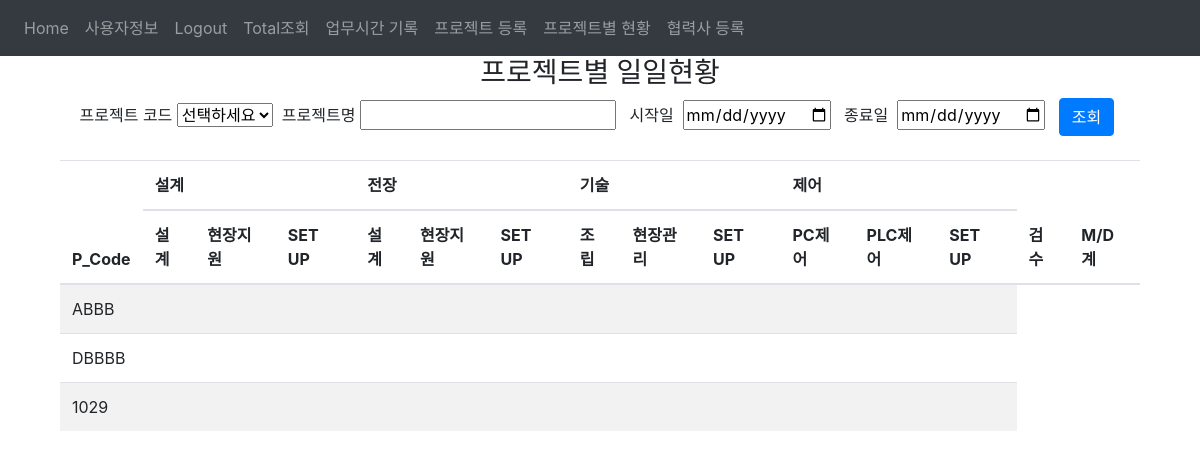
The page /project_view (signed in) on the database as committed earlier.
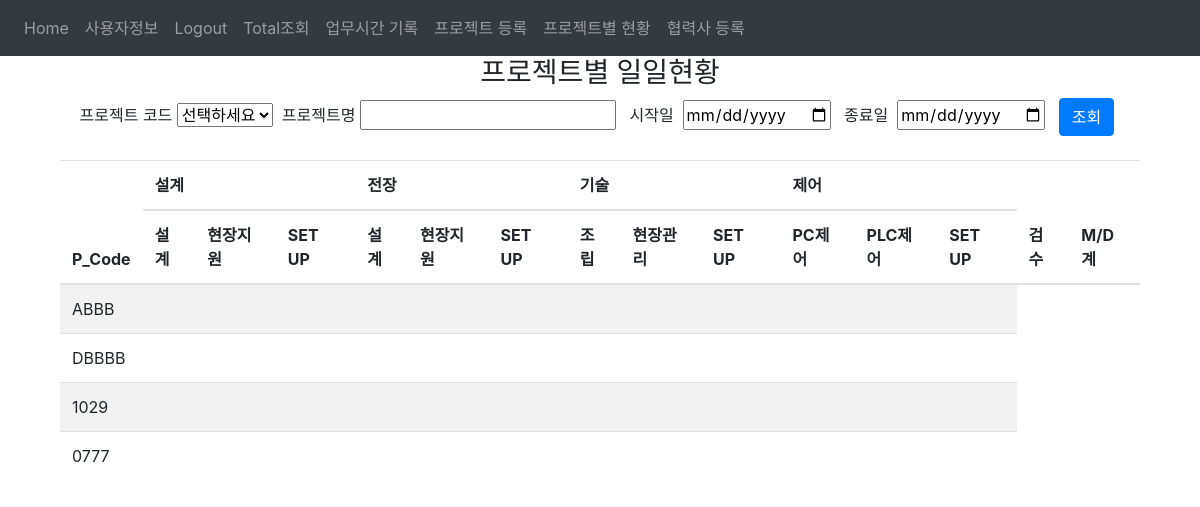
The same page on the database as committed later.
### website/models.py (models this page shows)
class Project(db.Model):                                              #새 프로젝트를 생성한다.(관리자) 1번
    pid = db.Column(db.Integer, primary_key=True)                     #DB primary_key ID
    pcode = db.Column(db.String(50), unique=True, nullable=False)     #프로젝트 코드
    pname = db.Column(db.String(100), nullable=False)                 #프로젝트 이름
    startdate = db.Column(db.String(50))                              #시작일자
    enddate = db.Column(db.String(50))                                #종료일자
    pdesc = db.Column(db.String(100))                                 #프로젝트 설명
    date = db.Column(db.DateTime(timezone=True), default=func.now())  #등록일자 timestamp
    user_id = db.Column(db.Integer, db.ForeignKey('user.id'))         #외래키 연동

### website/views.py (the view)
@views.route('/project_view', methods=['GET', 'POST'])
@login_required
def project_view():
    task_list = ["전장외주","조립외주","제어외주","기타"]
    all_data = all_projects()
    return render_template("projectview.html",task_list=task_list, all_data=all_data, user=current_user)

### website/__init__.py (called while the page is built)
def create_app():
    app.config['SECRET_KEY'] = 'hjshjhdjah kjshkjdhjs'
    app.config['SQLALCHEMY_DATABASE_URI'] = f'sqlite:///{DB_NAME}'
    db.init_app(app)
    from .views import views
    from .auth import auth
    app.register_blueprint(views, url_prefix='/')
    app.register_blueprint(auth, url_prefix='/')
    from .models import User
    with app.app_context():
        db.create_all()
    login_manager = LoginManager()
    login_manager.login_view = 'auth.login'
    login_manager.init_app(app)
    @login_manager.user_loader
    def load_user(id):
        return User.query.get(int(id))
    return app

### website/views.py (called while the page is built)
def all_projects():
    today = date.today()
    all_projects = db.session.query(
        Project.pid,
        Project.pcode,
        Project.pname,
        Project.startdate,
        Project.enddate,
        Project.pdesc,
    func.strftime('%y-%m-%d', Project.date).label('date')).filter(Project.enddate >= today).all()
    return all_projects

### website/templates/projectview.html (shortened to what this page needs)
{% extends "base.html" %}
{% block content%}
<div class="container">
    <div class="table-wrapper">
        <div class="header">
            <h3 align="center">프로젝트별 일일현황</h3>
        </div>
    <form method="POST" onsubmit="handleSubmit(event)">
        <div class="col">
            <label>&nbsp;프로젝트 코드</label>
            <select id="pcode" name="pcode" onchange="updatePname()">
                <option value="">선택하세요</option>
            </select>
            <label>&nbsp;프로젝트명</label>
            <input type="text" id="pname" name="pname" value="">
            <label for="startDate">&nbsp;&nbsp;시작일&nbsp;</label>
            <input type="date" id="startDate" name="startDate" data-date-format="yymmdd">
            <label for="endDate">&nbsp;&nbsp;종료일&nbsp;</label>
            <input type="date" id="endDate" name="endDate" data-date-format="yymmdd">
            &nbsp;&nbsp;<button type="submit" class="btn btn-primary">조회</button>
        </div>
    </form>
    <br>
        <table class="table table-hover table-striped table-responsive-sm" id="table1">
            <thead>
                <tr>
                <th rowspan="2">P_Code</th>
                <th colspan="3">설계</th>
                <th colspan="3">전장</th>
                <th colspan="3">기술</th>
                <th colspan="3">제어</th>
                <th rowspan="3">검수</th>
                <th rowspan="2">M/D계</th>
                </tr>
                <tr>
                    <th>설계</th>
                    <th>현장지원</th>
                    <th>SET UP</th>
                    <th>설계</th>
                    <th>현장지원</th>
                    <th>SET UP</th>
                    <th>조립</th>
                    <th>현장관리</th>
                    <th>SET UP</th>
                    <th>PC제어</th>
                    <th>PLC제어</th>
                    <th>SET UP</th>
                </tr>
            </thead>
            <tbody id="dateTable">
                {% for project in all_data %}
                <tr>
                    <td>{{ project.pcode }}</td>
                    <td></td>
                    <td></td>
                    <td></td>
                    <td></td>
                    <td></td>
                    <td></td>
                    <td></td>
                    <td></td>
                    <td></td>
                    <td></td>
                    <td></td>
                    <td></td>
                </tr>
            {% endfor %}
            </tbody>
        </table>
    </div>
</div>
    {% endblock %}

### website/templates/base.html (shortened to what this page needs)
<!DOCTYPE html>
<html>
  <head>
    <link
      rel="stylesheet"
      href="https://stackpath.bootstrapcdn.com/bootstrap/4.4.1/css/bootstrap.min.css"
    />
    <link rel="stylesheet" href="https://stackpath.bootstrapcdn.com/bootstrap/4.5.2/css/bootstrap.min.css">
    <link
      rel="stylesheet"
      href="https://stackpath.bootstrapcdn.com/font-awesome/4.7.0/css/font-awesome.min.css"
    />
    <link rel="stylesheet" href="https://cdnjs.cloudflare.com/ajax/libs/bootstrap-datepicker/1.9.0/css/bootstrap-datepicker.min.css">
</head>
  </head>
  <body>
    <nav class="navbar navbar-expand-lg navbar-dark bg-dark">
      <div class="collapse navbar-collapse" id="navbar">
        <div class="navbar-nav">
          {% if user.is_authenticated %}
            <a class="nav-item nav-link" id="home" href="/">Home</a>
            <a class="nav-item nav-link" id="UserInfo" href="/userinfo_update">사용자정보</a>
            <a class="nav-item nav-link" id="logout" href="/logout">Logout</a>
            <a class="nav-item nav-link" id="work_hour_view" href="/workhour_total">Total조회</a>
            <a class="nav-item nav-link" id="work_hour" href="/work_hour">업무시간 기록</a>
            <a class="nav-item nav-link" id="project" href="/project_create">프로젝트 등록</a>
            <a class="nav-item nav-link" id="projectview" href="/project_view">프로젝트별 현황</a>
            <a class="nav-item nav-link" id="oscompany" href="/cocompany_create">협력사 등록</a>
          {% else %}
            <a class="nav-item nav-link" id="login" href="/login">Login</a>
            <a class="nav-item nav-link" id="signUp" href="/sign-up">Sign Up</a>
          {% endif %}
        </div>
      </div>
    </nav>
    <div class="container">{% block content %} {% endblock %}</div>
  </body>
</html>

### website/templates/base.html (style rules this page uses)
.table-wrapper { overflow-x: auto; width: 100%; }

Rows that differ between the two databases and show on the page:
added Project: pcode "0777"
